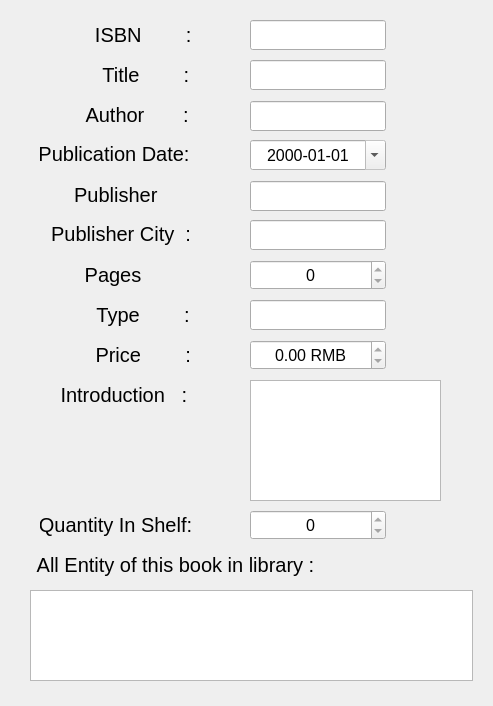
<?xml version="1.0" encoding="UTF-8"?>
<ui version="4.0">
 <class>AdminBookDetailDialog</class>
 <widget class="QDialog" name="AdminBookDetailDialog">
  <property name="geometry">
   <rect>
    <x>0</x>
    <y>0</y>
    <width>493</width>
    <height>706</height>
   </rect>
  </property>
  <property name="windowTitle">
   <string>Dialog</string>
  </property>
  <widget class="QDateEdit" name="dateEdit">
   <property name="enabled">
    <bool>true</bool>
   </property>
   <property name="geometry">
    <rect>
     <x>250</x>
     <y>140</y>
     <width>136</width>
     <height>30</height>
    </rect>
   </property>
   <property name="font">
    <font>
     <pointsize>12</pointsize>
    </font>
   </property>
   <property name="focusPolicy">
    <enum>Qt::NoFocus</enum>
   </property>
   <property name="alignment">
    <set>Qt::AlignCenter</set>
   </property>
   <property name="readOnly">
    <bool>true</bool>
   </property>
   <property name="displayFormat">
    <string>yyyy-MM-dd</string>
   </property>
   <property name="calendarPopup">
    <bool>true</bool>
   </property>
   <property name="date">
    <date>
     <year>2000</year>
     <month>1</month>
     <day>1</day>
    </date>
   </property>
  </widget>
  <widget class="QLabel" name="labelPages_4">
   <property name="geometry">
    <rect>
     <x>40</x>
     <y>340</y>
     <width>151</width>
     <height>30</height>
    </rect>
   </property>
   <property name="font">
    <font>
     <pointsize>15</pointsize>
    </font>
   </property>
   <property name="text">
    <string>          Price        :</string>
   </property>
   <property name="alignment">
    <set>Qt::AlignCenter</set>
   </property>
  </widget>
  <widget class="QLabel" name="labelPages_3">
   <property name="geometry">
    <rect>
     <x>40</x>
     <y>300</y>
     <width>151</width>
     <height>30</height>
    </rect>
   </property>
   <property name="font">
    <font>
     <pointsize>15</pointsize>
    </font>
   </property>
   <property name="text">
    <string>          Type        :</string>
   </property>
   <property name="alignment">
    <set>Qt::AlignCenter</set>
   </property>
  </widget>
  <widget class="QSpinBox" name="spinBoxCurNum">
   <property name="enabled">
    <bool>true</bool>
   </property>
   <property name="geometry">
    <rect>
     <x>250</x>
     <y>510</y>
     <width>136</width>
     <height>30</height>
    </rect>
   </property>
   <property name="font">
    <font>
     <pointsize>12</pointsize>
    </font>
   </property>
   <property name="focusPolicy">
    <enum>Qt::NoFocus</enum>
   </property>
   <property name="alignment">
    <set>Qt::AlignCenter</set>
   </property>
   <property name="readOnly">
    <bool>true</bool>
   </property>
   <property name="maximum">
    <number>9999</number>
   </property>
  </widget>
  <widget class="QDoubleSpinBox" name="doubleSpinBox">
   <property name="geometry">
    <rect>
     <x>250</x>
     <y>340</y>
     <width>136</width>
     <height>30</height>
    </rect>
   </property>
   <property name="font">
    <font>
     <pointsize>12</pointsize>
    </font>
   </property>
   <property name="focusPolicy">
    <enum>Qt::NoFocus</enum>
   </property>
   <property name="alignment">
    <set>Qt::AlignCenter</set>
   </property>
   <property name="readOnly">
    <bool>true</bool>
   </property>
   <property name="suffix">
    <string> RMB</string>
   </property>
   <property name="maximum">
    <double>9999.989999999999782</double>
   </property>
  </widget>
  <widget class="QTableView" name="tableView">
   <property name="geometry">
    <rect>
     <x>30</x>
     <y>590</y>
     <width>443</width>
     <height>91</height>
    </rect>
   </property>
  </widget>
  <widget class="QLabel" name="labelPages">
   <property name="geometry">
    <rect>
     <x>40</x>
     <y>260</y>
     <width>146</width>
     <height>30</height>
    </rect>
   </property>
   <property name="font">
    <font>
     <pointsize>15</pointsize>
    </font>
   </property>
   <property name="text">
    <string>         Pages        :</string>
   </property>
   <property name="alignment">
    <set>Qt::AlignCenter</set>
   </property>
  </widget>
  <widget class="QLineEdit" name="lineEditISBN">
   <property name="enabled">
    <bool>true</bool>
   </property>
   <property name="geometry">
    <rect>
     <x>250</x>
     <y>20</y>
     <width>136</width>
     <height>30</height>
    </rect>
   </property>
   <property name="font">
    <font>
     <pointsize>12</pointsize>
    </font>
   </property>
   <property name="focusPolicy">
    <enum>Qt::NoFocus</enum>
   </property>
   <property name="alignment">
    <set>Qt::AlignCenter</set>
   </property>
   <property name="readOnly">
    <bool>true</bool>
   </property>
  </widget>
  <widget class="QLabel" name="labelAuthor">
   <property name="geometry">
    <rect>
     <x>40</x>
     <y>100</y>
     <width>151</width>
     <height>30</height>
    </rect>
   </property>
   <property name="font">
    <font>
     <pointsize>15</pointsize>
    </font>
   </property>
   <property name="text">
    <string>        Author       :</string>
   </property>
   <property name="alignment">
    <set>Qt::AlignCenter</set>
   </property>
  </widget>
  <widget class="QSpinBox" name="spinBoxPages">
   <property name="enabled">
    <bool>true</bool>
   </property>
   <property name="geometry">
    <rect>
     <x>250</x>
     <y>260</y>
     <width>136</width>
     <height>30</height>
    </rect>
   </property>
   <property name="font">
    <font>
     <pointsize>12</pointsize>
    </font>
   </property>
   <property name="focusPolicy">
    <enum>Qt::NoFocus</enum>
   </property>
   <property name="alignment">
    <set>Qt::AlignCenter</set>
   </property>
   <property name="readOnly">
    <bool>true</bool>
   </property>
   <property name="maximum">
    <number>9999</number>
   </property>
  </widget>
  <widget class="QLabel" name="labelCity">
   <property name="geometry">
    <rect>
     <x>40</x>
     <y>219</y>
     <width>151</width>
     <height>30</height>
    </rect>
   </property>
   <property name="font">
    <font>
     <pointsize>15</pointsize>
    </font>
   </property>
   <property name="text">
    <string>  Publisher City  :</string>
   </property>
   <property name="alignment">
    <set>Qt::AlignCenter</set>
   </property>
  </widget>
  <widget class="QLabel" name="labelPages_2">
   <property name="geometry">
    <rect>
     <x>40</x>
     <y>20</y>
     <width>151</width>
     <height>30</height>
    </rect>
   </property>
   <property name="font">
    <font>
     <pointsize>15</pointsize>
    </font>
   </property>
   <property name="text">
    <string>          ISBN        :</string>
   </property>
   <property name="alignment">
    <set>Qt::AlignCenter</set>
   </property>
  </widget>
  <widget class="QLabel" name="labelPages_8">
   <property name="geometry">
    <rect>
     <x>40</x>
     <y>60</y>
     <width>151</width>
     <height>30</height>
    </rect>
   </property>
   <property name="font">
    <font>
     <pointsize>15</pointsize>
    </font>
   </property>
   <property name="text">
    <string>           Title        :</string>
   </property>
   <property name="alignment">
    <set>Qt::AlignCenter</set>
   </property>
  </widget>
  <widget class="QLineEdit" name="lineEditCity">
   <property name="enabled">
    <bool>true</bool>
   </property>
   <property name="geometry">
    <rect>
     <x>250</x>
     <y>220</y>
     <width>136</width>
     <height>30</height>
    </rect>
   </property>
   <property name="font">
    <font>
     <pointsize>12</pointsize>
    </font>
   </property>
   <property name="focusPolicy">
    <enum>Qt::NoFocus</enum>
   </property>
   <property name="alignment">
    <set>Qt::AlignCenter</set>
   </property>
   <property name="readOnly">
    <bool>true</bool>
   </property>
  </widget>
  <widget class="QLabel" name="labelPages_7">
   <property name="geometry">
    <rect>
     <x>30</x>
     <y>550</y>
     <width>291</width>
     <height>30</height>
    </rect>
   </property>
   <property name="font">
    <font>
     <pointsize>15</pointsize>
    </font>
   </property>
   <property name="text">
    <string>All Entity of this book in library :</string>
   </property>
   <property name="alignment">
    <set>Qt::AlignCenter</set>
   </property>
  </widget>
  <widget class="QLineEdit" name="lineEditTitle">
   <property name="enabled">
    <bool>true</bool>
   </property>
   <property name="geometry">
    <rect>
     <x>250</x>
     <y>60</y>
     <width>136</width>
     <height>30</height>
    </rect>
   </property>
   <property name="font">
    <font>
     <pointsize>12</pointsize>
    </font>
   </property>
   <property name="focusPolicy">
    <enum>Qt::NoFocus</enum>
   </property>
   <property name="alignment">
    <set>Qt::AlignCenter</set>
   </property>
   <property name="readOnly">
    <bool>true</bool>
   </property>
  </widget>
  <widget class="QLabel" name="labelDate">
   <property name="geometry">
    <rect>
     <x>40</x>
     <y>139</y>
     <width>148</width>
     <height>30</height>
    </rect>
   </property>
   <property name="font">
    <font>
     <pointsize>15</pointsize>
    </font>
   </property>
   <property name="text">
    <string>Publication Date:</string>
   </property>
   <property name="alignment">
    <set>Qt::AlignCenter</set>
   </property>
  </widget>
  <widget class="QTextBrowser" name="textBrowser">
   <property name="geometry">
    <rect>
     <x>250</x>
     <y>380</y>
     <width>191</width>
     <height>121</height>
    </rect>
   </property>
   <property name="font">
    <font>
     <pointsize>12</pointsize>
    </font>
   </property>
   <property name="focusPolicy">
    <enum>Qt::NoFocus</enum>
   </property>
  </widget>
  <widget class="QLineEdit" name="lineEditPublisher">
   <property name="enabled">
    <bool>true</bool>
   </property>
   <property name="geometry">
    <rect>
     <x>250</x>
     <y>181</y>
     <width>136</width>
     <height>30</height>
    </rect>
   </property>
   <property name="font">
    <font>
     <pointsize>12</pointsize>
    </font>
   </property>
   <property name="focusPolicy">
    <enum>Qt::NoFocus</enum>
   </property>
   <property name="alignment">
    <set>Qt::AlignCenter</set>
   </property>
   <property name="readOnly">
    <bool>true</bool>
   </property>
  </widget>
  <widget class="QLineEdit" name="lineEditType">
   <property name="enabled">
    <bool>true</bool>
   </property>
   <property name="geometry">
    <rect>
     <x>250</x>
     <y>300</y>
     <width>136</width>
     <height>30</height>
    </rect>
   </property>
   <property name="font">
    <font>
     <pointsize>12</pointsize>
    </font>
   </property>
   <property name="focusPolicy">
    <enum>Qt::NoFocus</enum>
   </property>
   <property name="alignment">
    <set>Qt::AlignCenter</set>
   </property>
   <property name="readOnly">
    <bool>true</bool>
   </property>
  </widget>
  <widget class="QLineEdit" name="lineEditAuthor">
   <property name="enabled">
    <bool>true</bool>
   </property>
   <property name="geometry">
    <rect>
     <x>250</x>
     <y>101</y>
     <width>136</width>
     <height>30</height>
    </rect>
   </property>
   <property name="font">
    <font>
     <pointsize>12</pointsize>
    </font>
   </property>
   <property name="focusPolicy">
    <enum>Qt::NoFocus</enum>
   </property>
   <property name="alignment">
    <set>Qt::AlignCenter</set>
   </property>
   <property name="readOnly">
    <bool>true</bool>
   </property>
  </widget>
  <widget class="QLabel" name="labelPublisher">
   <property name="geometry">
    <rect>
     <x>40</x>
     <y>180</y>
     <width>146</width>
     <height>30</height>
    </rect>
   </property>
   <property name="font">
    <font>
     <pointsize>15</pointsize>
    </font>
   </property>
   <property name="text">
    <string>       Publisher     :</string>
   </property>
   <property name="alignment">
    <set>Qt::AlignCenter</set>
   </property>
  </widget>
  <widget class="QLabel" name="labelPages_6">
   <property name="geometry">
    <rect>
     <x>40</x>
     <y>510</y>
     <width>151</width>
     <height>30</height>
    </rect>
   </property>
   <property name="font">
    <font>
     <pointsize>15</pointsize>
    </font>
   </property>
   <property name="text">
    <string>Quantity In Shelf:</string>
   </property>
   <property name="alignment">
    <set>Qt::AlignCenter</set>
   </property>
  </widget>
  <widget class="QLabel" name="labelPages_5">
   <property name="geometry">
    <rect>
     <x>40</x>
     <y>380</y>
     <width>151</width>
     <height>30</height>
    </rect>
   </property>
   <property name="font">
    <font>
     <pointsize>15</pointsize>
    </font>
   </property>
   <property name="text">
    <string>   Introduction   :</string>
   </property>
   <property name="alignment">
    <set>Qt::AlignCenter</set>
   </property>
  </widget>
 </widget>
 <resources/>
 <connections/>
</ui>
